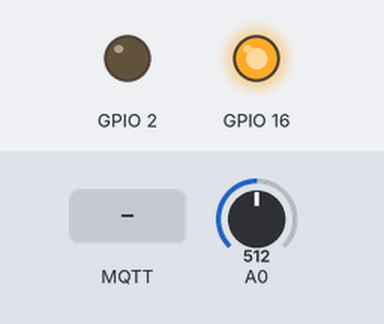
The sketch below on a simulated ESP8266 (NodeMCU). On the bench: output pins drawn as LEDs (lit = HIGH). Inputs (shaded band) come from the test bench; at power-on: A0 = 512. WiFi joins after 1.5 s; servers stay silent unless stated; random numbers use the default seed unless the sketch sets one; no MQTT or app messages arrive unless stated; what the sketch prints to the serial monitor is not drawn.

Above: at 2.7 s.
2.8 s: MQTT message "0" arrives on the first subscribed topic
At 3.2 s:
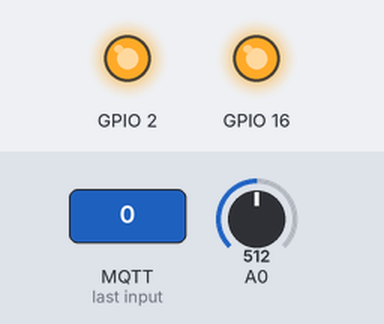
4.3 s: A0 set to 494
At 5.6 s:
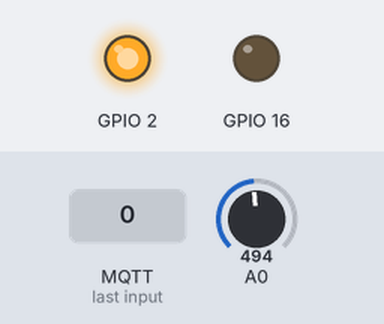
7.3 s: MQTT message "1" arrives on the first subscribed topic
At 7.9 s:
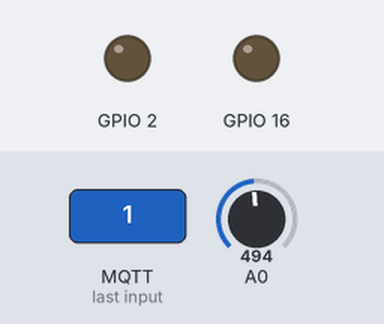
8.8 s: MQTT message "2" arrives on the first subscribed topic
At 10.0 s:
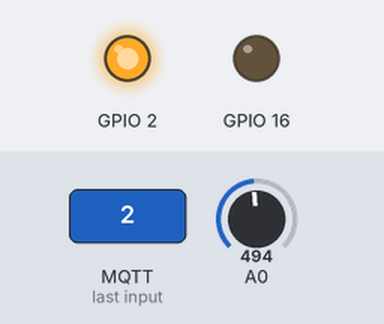
10.3 s: A0 set to 510
At 11.4 s:
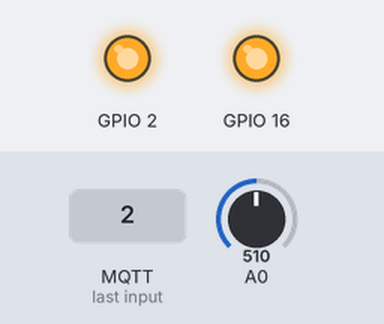
Timing chart, 0 to 12.8 s (numbered marks = the images above; inputs shaded):
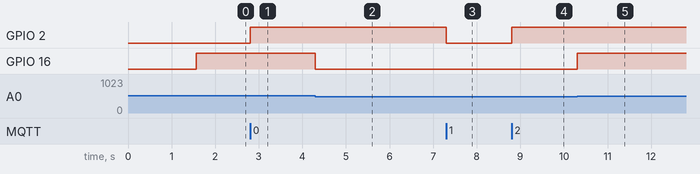

The sketch:

mqtt_esp8266.ino
```cpp
/*
 Basic ESP8266 MQTT example

 This sketch demonstrates the capabilities of the pubsub library in combination
 with the ESP8266 board/library.

 It connects to an MQTT server then:
  - publishes "hello world" to the topic "outTopic" every two seconds
  - subscribes to the topic "inTopic", printing out any messages
    it receives. NB - it assumes the received payloads are strings not binary
  - If the first character of the topic "inTopic" is an 1, switch ON the ESP Led,
    else switch it off

 It will reconnect to the server if the connection is lost using a blocking
 reconnect function. See the 'mqtt_reconnect_nonblocking' example for how to
 achieve the same result without blocking the main loop.

 To install the ESP8266 board, (using Arduino 1.6.4+):
  - Add the following 3rd party board manager under "File -> Preferences -> Additional Boards Manager URLs":
       http://arduino.esp8266.com/stable/package_esp8266com_index.json
  - Open the "Tools -> Board -> Board Manager" and click install for the ESP8266"
  - Select your ESP8266 in "Tools -> Board"

*/

#include <ESP8266WiFi.h>
#include <PubSubClient.h>

// BPM  Variables
long timer=0;
int statebpm=0;

// Update these with values suitable for your network.

const char* ssid = "Sergejs iPad";
const char* password = "testtest01";
const char* mqtt_server = "172.20.10.4";

WiFiClient espClient;
PubSubClient client(espClient);
long lastMsg = 0;
char msg[50];
int value = 0;

void setup_wifi() {

  delay(10);
  // We start by connecting to a WiFi network
  Serial.println();
  Serial.print("Connecting to ");
  Serial.println(ssid);

  WiFi.begin(ssid, password);

  while (WiFi.status() != WL_CONNECTED) {
    delay(500);
    Serial.print(".");
  }

  randomSeed(micros());

  Serial.println("");
  Serial.println("WiFi connected");
  Serial.println("IP address: ");
  Serial.println(WiFi.localIP());
}

void callback(char* topic, byte* payload, unsigned int length) {
  Serial.print("Message arrived [");
  Serial.print(topic);
  Serial.print("] ");
  for (int i = 0; i < length; i++) {
    Serial.print((char)payload[i]);
  }
  Serial.println();

  // Switch on the LED if an 1 was received as first character
  if ((char)payload[0] == '1') {
    digitalWrite(BUILTIN_LED, LOW);   // Turn the LED on (Note that LOW is the voltage level
    // but actually the LED is on; this is because
    // it is acive low on the ESP-01)
  } else {
    digitalWrite(BUILTIN_LED, HIGH);  // Turn the LED off by making the voltage HIGH
  }

}

void reconnect() {
  // Loop until we're reconnected
  while (!client.connected()) {
    Serial.print("Attempting MQTT connection...");
    // Create a random client ID
    String clientId = "ESP8266Client-";
    clientId += String(random(0xffff), HEX);
    // Attempt to connect
    if (client.connect(clientId.c_str())) {
      Serial.println("connected");
      // Once connected, publish an announcement...
      client.publish("p6/mqtt", "hello world");
      // ... and resubscribe
      client.subscribe("p6/mqtt");
    } else {
      Serial.print("failed, rc=");
      Serial.print(client.state());
      Serial.println(" try again in 5 seconds");
      // Wait 5 seconds before retrying
      delay(5000);
    }
  }
}

void setup() {
    // BPM SETUP
    pinMode(0,INPUT);
  pinMode(16,OUTPUT);
  Serial.begin(115200);


  pinMode(BUILTIN_LED, OUTPUT);     // Initialize the BUILTIN_LED pin as an output

  setup_wifi();
  client.setServer(mqtt_server, 1883);
  client.setCallback(callback);


}

void loop() {


  if (!client.connected()) {
    reconnect();
  }
  client.loop();

  long now = millis();
  if (now - lastMsg > 5000) {
    lastMsg = now;
    ++value;
    snprintf (msg, 75, "hello world #%ld", value);
   Serial.print("Publish message: ");
   Serial.println(msg);
    client.publish("p6/mqtt", msg);
  }

  // BPM LOOP
  // A/D-Wandler auslesen
  int valuebpm=analogRead(A0);

  // LED im Herz-Rhythmus blinken lassen
  if (valuebpm>500)
    digitalWrite(16,HIGH);
  else
    digitalWrite(16,LOW);

  // falls Schwellwert überschritten
  if (valuebpm>500) {

    // falls aktiver Zustand 0
    if (statebpm==0) {
      // zu Zustand 1 übergehen
      statebpm=1;
      // Zeit merken
      timer=millis();
    }

    // falls aktiver Zustand 2
    if (statebpm==2) {

      // zu Startzustand zurückkehren
      statebpm=0;
      // Zeitdifferenz berechnen
      long ms=millis()-timer;
      // Puls berechnen und ausgeben
      if (ms>400) {
        Serial.print("Abstand (ms): ");
        Serial.println(ms);
        Serial.print("Puls (1/min): ");
        Serial.println(60000/ms);
      }
    }
  }

  // falls Schwellwert UNTERschritten
  if (valuebpm<500 && statebpm==1) {
    // zu Zustand 2 übergehen
    statebpm=2;
  }


}
```

Measured:
- the behaviour switches between 501 and 500 on A0 (found by bisection; images 1 and 2)
- after the input at 2.8 s, GPIO 2: LOW → HIGH at once
- after the input at 4.3 s, GPIO 16: HIGH → LOW at once
- after the input at 7.3 s, GPIO 2: HIGH → LOW at once
- after the input at 8.8 s, GPIO 2: LOW → HIGH at once
- after the input at 10.3 s, GPIO 16: LOW → HIGH at once
